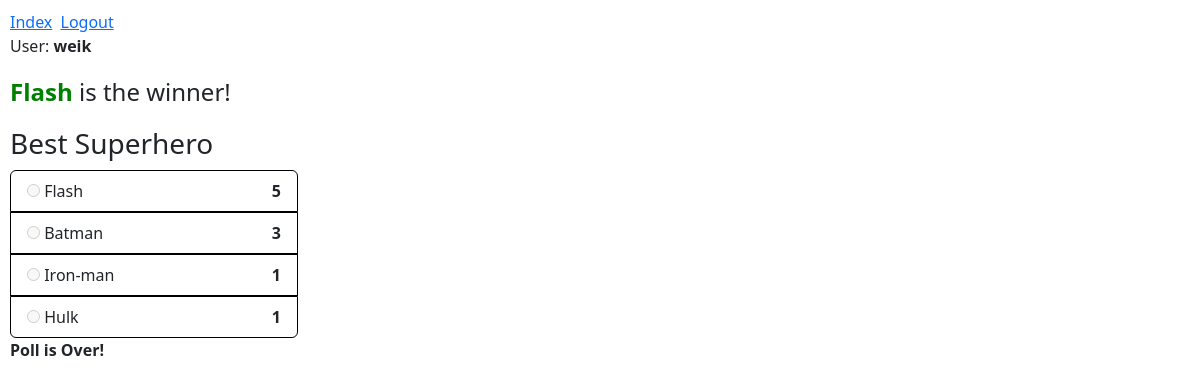
/poll_page/16 (signed in), run on the app's committed database.
### polls/models.py (models this page shows, shortened)
class User(AbstractUser):
    pass

class Option(models.Model):
    text = models.CharField(max_length=128, default="", blank=False)
    votes = models.IntegerField(default=0)
    poll = models.ForeignKey(Poll, on_delete=models.CASCADE, related_name="poll_option", blank=True, null=True)

class Poll(models.Model):
    title = models.CharField(max_length=128, default="", blank=False)
    poll_date = models.DateTimeField(auto_now_add=True)
    owner = models.ForeignKey(User, on_delete=models.CASCADE, blank=False, null=True)
    status = models.BooleanField(null=True, blank=False, default=True)

### polls/views.py (the view)
# urls.py: path("poll_page/<int:poll_pk>", views.poll_page, name="poll_page"),
def poll_page(request, poll_pk):
    poll = Poll.objects.get(pk=poll_pk)
    if request.method ==  "POST":
        vote = request.POST["vote"]
        option = Option.objects.get(pk=vote)
        option.votes +=1
        option.save()
        return HttpResponseRedirect(reverse("index"))
    return render(request, "polls/poll_page.html", context={
        "poll": poll,
        "options": poll.poll_option.all().order_by("-votes"),
    })

### polls/templates/polls/poll_page.html (shortened to what this page needs)
{% extends 'polls/layout.html' %}
{% block body %}
    {% if not poll.status %}
        {% if options.0.votes == options.1.votes %}
            <h4 style=" margin: 20px 0px 20px 0px;"><strong>Draw!</strong></h4>
        {% else %}
            <h4 style=" margin: 20px 0px 20px 0px;"><strong style="color: green;">{{options.0.text}}</strong> is the winner!</h4>
        {% endif %}
    {% endif %}
    <h3 style="margin-bottom: 10px;">{{poll.title}}</h3>
    <div class="panel-body" style="width: 40%;">
        {% if request.user.is_authenticated %}
            <form action="{% url 'poll_page' poll.pk %}" method="post">
        {% endif %}
            <ul class="list-group">
                {% for option in options %}
                    <li class="list-group-item" style="border: 1px solid black;">
                        <div class="radio" style="display: flex; justify-content: space-between;">
                            <label>
                                {% if request.user.is_authenticated and poll.status %}
                                    <input type="radio" name="vote" value="{{option.pk}}"> {{option.text}}
                                {% else %}
                                    <input type="radio" name="vote" value="{{option.pk}}" disabled> {{option.text}}
                                {% endif %}
                            </label>
                            <strong>{{option.votes}}</strong>
                        </div>
                    </li>
                {% endfor %}
            </ul>
            {% if request.user.is_authenticated and poll.status%}
                <input type="submit" value="Vote" style="margin-top: 5px;">
            {% elif not request.user.is_authenticated and poll.status%}
                <a href="{% url 'login' %}"><button>Log in to vote</button></a>
            {% elif not poll.status %}
                <strong>Poll is Over!</strong>
            {% endif %}
        </form>
    </div>
{% endblock %}

### polls/templates/polls/layout.html (shortened to what this page needs)
<!DOCTYPE html>
<html lang="en">
    <head>
        <link href="https://cdn.jsdelivr.net/npm/bootstrap@5.3.2/dist/css/bootstrap.min.css" rel="stylesheet"
>
    </head>
    <body>
        <div style="width: 60%; margin: 10px;">
        {% if request.user.is_authenticated %}
            <a href="{% url 'index' %}" style="margin-right: 4px;">Index</a>
            <a href="{% url 'logout' %}">Logout</a>
            <div>
                User: <strong>{{request.user}}</strong>
            </div>
        {% else %}
            <a href="{% url 'index' %}" style="margin-right: 4px;">Index</a>
            <a href="{% url 'login' %}" style="margin-right: 4px;">Login</a>
            <a href="{% url 'register' %}" style="margin-right: 4px;">Register</a>
        {% endif %}
        {% block body %}
        {% endblock %}
        </div>
    </body>
</html>

### data on the page
User: user "weik"
Option: poll+text "Flash", text "Flash", votes "5"
Poll: title "Best Superhero"
Option: text "Batman", votes "3"
Option: text "Iron-man", votes "1"
Option: text "Hulk", votes "1"
